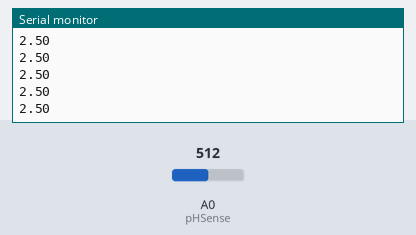
Bench run of a sketch on a simulated Arduino Uno, built with avr-gcc and run on an emulated ATmega328P. Parts: the last lines printed to the serial monitor. The inputs (shaded band) are chosen by the test bench; at power-on: A0 (pHSense) = 512.

Above: at 1.3 s.
1.4 s: A0 (pHSense) set to 716
At 2.4 s:
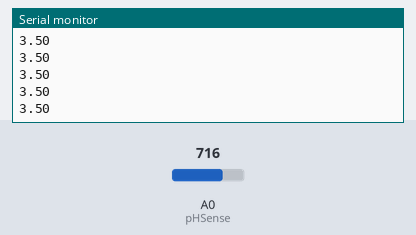
2.9 s: A0 (pHSense) set to 900
At 3.6 s:
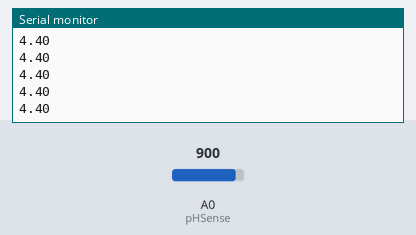
Timing chart, 0 to 5.9 s (numbered marks = the images above; inputs shaded):
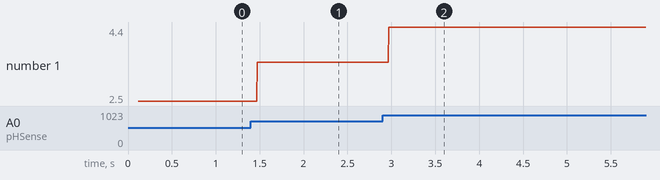

Measured:
- after the input at 1.4 s, the serial monitor: prints a new line after 0.07 s (image 1)
- after the input at 2.9 s, the serial monitor: prints a new line after 0.07 s (image 2)
- plotted number 1: 2.5 → 3.5 after the input at 1.4 s, 3.5 → 4.4 after the input at 2.9 s

The sketch:

ph.ino
```cpp
#include <Arduino.h>

float calibration = 0.00; //change this value to calibrate
int pHSense = A0;
int samples = 10;
float adc_resolution = 1024.0;

int sensorValue = 0;
unsigned long int avgValue;
float b;
int buf[10],temp;

void setup()
{
    Serial.begin(9600);
    delay(100);
    Serial.println("cimpleo pH Sense");
}

float ph (float voltage) {
    return 7 + ((2.5 - voltage));// / 0.18);
}

void loop()
{
    // taratura

  int valore = analogRead(A0);
    float tensione = valore * (5.0 / 1023.0);
    Serial.println(tensione);

    return;


    /*
    int measurings=0;

    for (int i = 0; i < samples; i++)
    {
        measurings += analogRead(pHSense);
        delay(30);

    }

    float voltage = 5 / adc_resolution * measurings/samples;
    Serial.print("pH= ");
    //Serial.println(ph(voltage));
    Serial.println(ph(5 / adc_resolution * analogRead(pHSense)));
    delay(3000);


    return;
    */
  for(int i=0;i<10;i++)
  {
      buf[i]=analogRead(pHSense);
      delay(30);
  }
  // ordino
  for(int i=0;i<9;i++)
  {
    for(int j=i+1;j<10;j++)
    {
      if(buf[i]>buf[j])
      {
        temp=buf[i];buf[i]=buf[j];buf[j]=temp;
      }
    }
  }
  avgValue=0;
  for(int i=2;i<8;i++)avgValue+=buf[i];

  float pHVol=(float)avgValue*5.0/1024/6;
 // float phValue = -5.70 * pHVol + calibration;
  float phValue =  ph(pHVol + calibration);

  Serial.print("sensor = ");
  Serial.print(pHVol);
   Serial.print("   = ");
  Serial.println(phValue);delay(500);
}
```
